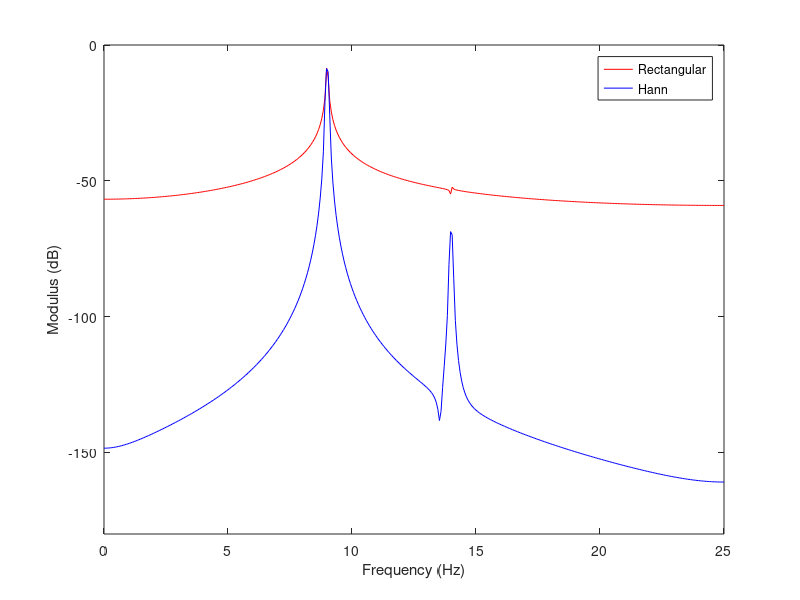

This figure's MATLAB source:
clc; clear all; close all;
f1=9; f2=14; fs=50; T=15.6;
t=0:1/fs:T-1/fs;
x=1*sin(2*pi*f1*t) + 0.001*sin(2*pi*f2*t); % Expression of the above equation
N=length(x);
whan=hann(N)'; % Generate the Hanning window
xh=x.*whan; % Apply the Hanning window
X=fft(x); % FFT of the original signal
Xh=fft(xh); % FFT of the windowed signal
f=fs*(0:N-1)/N; % Frequency vector

figure(1)
plot(f(1:N/2+1), 20*log10(abs(X(1:N/2+1)/fs/T)), 'r'); % Plot FFT of original signal
hold on
plot(f(1:N/2+1), 20*log10(sqrt(8/3)*abs(Xh(1:N/2+1)/fs/T)),'b'); % Plot FFT of windowed signal
axis([0 25 -180 0])
xlabel('Frequency (Hz)');
ylabel('Modulus (dB)')
legend({'Rectangular', 'Hann'});
hold off
